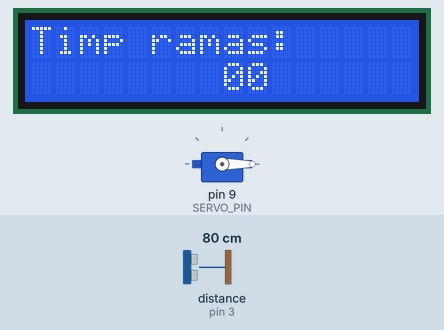
This sketch was run on a simulated Arduino Uno, built with avr-gcc and run on an emulated ATmega328P. On the bench: servo, 16×2 character LCD. Wiring (inferred from the names in the program): ultrasonic range finder: trigger pin 2; echo pin 3. The test bench sets the inputs (shaded band); at power-on: distance to the obstacle (sensor on pin 3) 80 cm. The echo pulse lasts 58.3 µs per cm; what the sketch prints to the serial monitor is not drawn.

Above: at 2.2 s.
2.3 s: distance to the obstacle (sensor on pin 3) set to 17 cm
3.8 s: distance to the obstacle (sensor on pin 3) set to 14 cm
At 4.6 s:
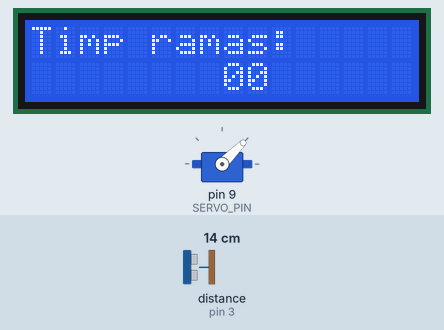
At 7.6 s:
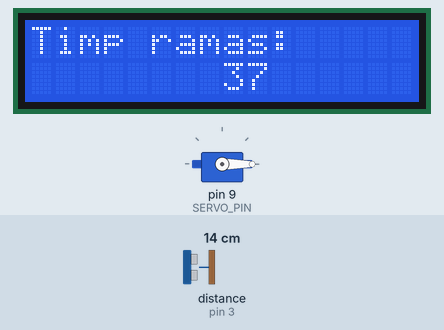
Timing chart, 0 to 9.1 s (numbered marks = the images above; inputs shaded):
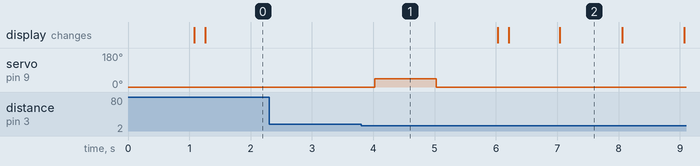

The sketch:

PMP_Proiect.ino
```cpp
#include <Servo.h>
#include <LiquidCrystal_I2C.h>
Servo servo;

int const afisare_distanta = 1;

int TRIG_PIN = 2;
int ECHO_PIN = 3;
int SERVO_PIN = 9;
int LED_PIN = 8;

int MEASUREMENTS = 3;
long SECONDS_TO_WAIT_FOR_SERVO = 1000;
long TIME_BEFORE_EAT = 40000;
long MIN_DISTANCE = 15;
int OPEN_SERVO = 45;
int CLOSE_SERVO = 0;

long microsecondsToCentimeters(long microseconds) {
  return microseconds / 29 / 2;
}

unsigned long measure() {
  digitalWrite(TRIG_PIN, LOW);
  delayMicroseconds(5);
  digitalWrite(TRIG_PIN, HIGH);
  delayMicroseconds(15);
  digitalWrite(TRIG_PIN, LOW);
  long pulse_duration_ms = pulseIn(ECHO_PIN, HIGH);
  return microsecondsToCentimeters(pulse_duration_ms);
}

long lastMovementTime = 0;
LiquidCrystal_I2C lcd(0x27, 16, 2);

void setup() {
  pinMode(TRIG_PIN, OUTPUT);
  pinMode(ECHO_PIN, INPUT);
  servo.attach(SERVO_PIN);
  servo.write(CLOSE_SERVO);
  delay(1000);
  servo.detach();
  if (afisare_distanta) {
    Serial.begin(9600);
  }
  lcd.begin();
  lcd.clear();
}

void loop() {
  lcd.setCursor(0, 0);
  lcd.print("Timp ramas: ");
  float dist = 0;
  for (int i = 0; i < MEASUREMENTS; i++) {
    dist += measure();
    delay(50);
  }
  float avg_dist_cm = dist / MEASUREMENTS;

  long currentTime = millis();
  if (avg_dist_cm < MIN_DISTANCE && (currentTime - lastMovementTime >= TIME_BEFORE_EAT || lastMovementTime == 0)) {
    servo.attach(SERVO_PIN);
    digitalWrite(LED_PIN, HIGH);
    delay(1);
    servo.write(OPEN_SERVO);
    delay(SECONDS_TO_WAIT_FOR_SERVO);
    servo.write(CLOSE_SERVO);
    delay(1000);
    servo.detach();
    digitalWrite(LED_PIN, LOW);
    lastMovementTime = currentTime;
  }
  if (currentTime - lastMovementTime < TIME_BEFORE_EAT && lastMovementTime != 0 ){
    digitalWrite(LED_PIN, LOW);
    if((40 - (currentTime-lastMovementTime)/1000 )>= 10){
      lcd.setCursor(8,1);
      lcd.print(40 - (currentTime-lastMovementTime)/1000);
    } else {
      lcd.setCursor(8,1);
      lcd.print('0');
      lcd.print((40 - (currentTime-lastMovementTime)/1000));
    }
  }else{
    lcd.setCursor(8, 1);
    lcd.print("00");
    digitalWrite(LED_PIN, HIGH);
  }
  if (afisare_distanta) {
    Serial.print(avg_dist_cm);
    Serial.print("cm");
    Serial.println();
  }
}
```

Measured:
- the behaviour switches between 16 and 15 cm on distance to the obstacle (sensor on pin 3) (found by bisection; images 0 and 1)
- after the input at 2.3 s, every drawn part: stays the same
- after the input at 3.8 s, servo on pin 9 (SERVO_PIN): 0° → 45° after 0.23 s, → 0° 1.0 s later
